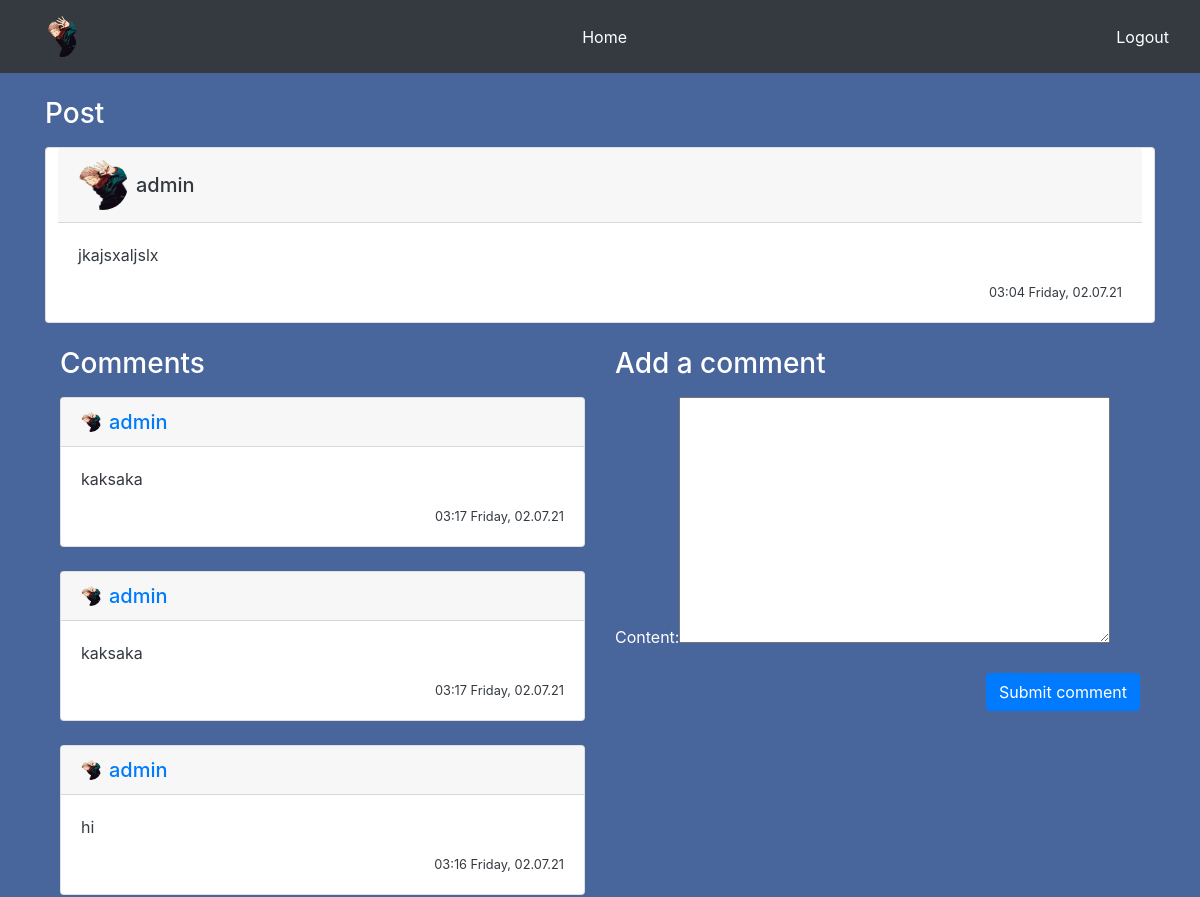
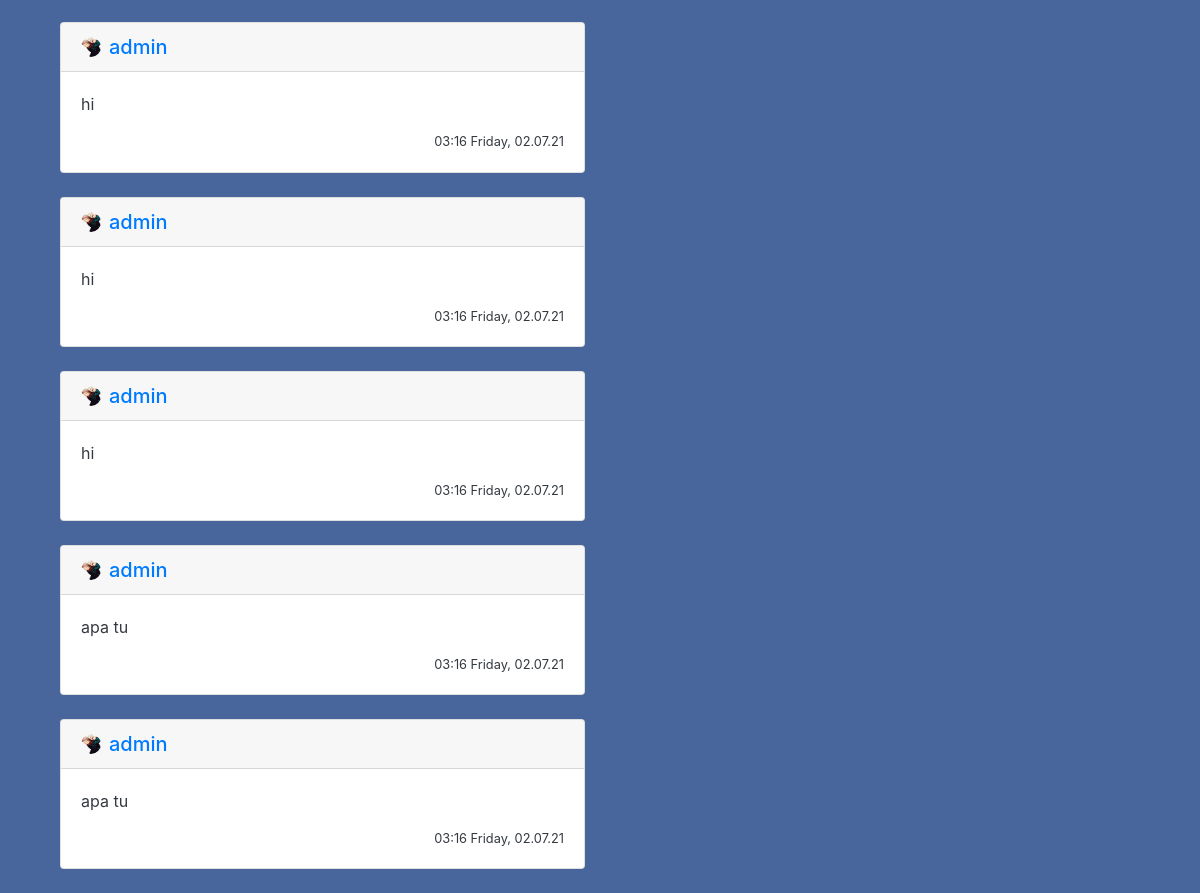
Page /post/2/ (signed in) on the committed database (2 pictures, top to bottom).
### accounts/models.py (models this page shows, shortened)
class profile(models.Model):
    user = models.OneToOneField(User, on_delete=models.CASCADE)
    image = models.ImageField(default='default.jpeg', upload_to = 'profile_pics')
    bio = models.TextField(default='')

### feed/models.py (models this page shows, shortened)
class Post(models.Model):
    content = models.TextField(max_length=1000)
    date_posted = models.DateTimeField(default=timezone.now)
    author = models.ForeignKey(User, on_delete=models.CASCADE)
    likes= models.IntegerField(default=0)
    dislikes= models.IntegerField(default=0)

class Comment(models.Model):
    content = models.TextField(max_length=150)
    date_posted = models.DateTimeField(default=timezone.now)
    author = models.ForeignKey(User, on_delete=models.CASCADE)
    post_connected = models.ForeignKey(Post, on_delete=models.CASCADE)

### feed/views.py (the view)
# urls.py: path('post/<int:pk>/', PostDetailView.as_view(), name='post-detail'),
class PostDetailView(DetailView):
    model = Post
    template_name = 'feed/post_detail.html'
    context_object_name = 'post'
    def get_context_data(self, **kwargs):
        data = super().get_context_data(**kwargs)
        comments_connected = Comment.objects.filter(post_connected=self.get_object()).order_by('-date_posted')
        data['comments'] = comments_connected
        data['form'] = NewCommentForm(instance=self.request.user)
        return data
    def post(self, request, *args, **kwargs):
        new_comment = Comment(content=request.POST.get('content'),
                              author=self.request.user,
                              post_connected=self.get_object())
        new_comment.save()
        return self.get(self, request, *args, **kwargs)

### feed/forms.py
class NewCommentForm(forms.ModelForm):
    class Meta:
        model = Comment
        fields = ['content']

### feed/templates/feed/post_detail.html (shortened to what this page needs)
{% extends "feed/base.html" %}
{% block content %}
<div class="container" style="height:fit-content;">
    <h3 class="text-white mb-3 pt-4">
        Post
    </h3>
    <div class="container">
        <div class="row">
            <div class="card">
                <h5 class="card-header">
                    <div style="padding-left: 0px !important;" class="col-8 no-padding d-flex align-items-center">
                        <img class="rounded-circle mr-2" style="width: 50px; height: 50px;"
                            src="{{ post.author.profile.image.url }}">
                        <a class="mr-2 text-dark" href="{% url 'user-posts' post.author %}">
                            {{ post.author }}
                        </a>
                    </div>
                </h5>
                <div class="card-body">
                    <p class="text-dark">
                        {{ post.content }}
                    </p>
                    <small class="white-important d-flex full-width flex-row-reverse text-dark">
                        {{ post.date_posted | date:"H:i l, d.m.y" }}
                    </small>
                </div>
            </div>
        </div>
        <div class="row pt-4">
            <div class="col-md-6">
                <h3 class="text-white mb-3">
                    Comments
                </h3>
                {% for comment in comments %}
                <div class="card">
                    <h5 class="card-header">
                        <div style="padding-left: 0px !important;" class="col-8 no-padding d-flex align-items-center">
                            <img class="rounded-circle mr-2" style="width: 20px; height: 20px;"
                                src="{{ comment.author.profile.image.url }}">
                            <a class="mr-2 white-important" href="{% url 'user-posts' comment.author.username %}">
                                {{ comment.author }}
                            </a>
                        </div>
                    </h5>
                    <div class="card-body">
                        <a style="color: rgba(255, 255, 255, 0.5) !important;">
                            <p class="text-dark">
                                {{ comment.content }}
                            </p>
                            <small class="text-dark d-flex full-width flex-row-reverse">
                                {{ comment.date_posted | date:"H:i l, d.m.y" }}
                            </small>
                        </a>
                    </div>
                </div>
                <br>
                {% endfor %}
            </div>
            <div class="col-md-6">
                {% if user is not None %}
                <h3 class="text-white mb-3">
                    Add a comment
                </h3>
                <form method="POST">
                    <fieldset class="form-group text-white">
                        {{ form }}
                    </fieldset>
                    <div class="form-group d-flex justify-content-end">
                        <button class="btn btn-primary" type="submit">Submit comment</button>
                    </div>
                </form>
                {% endif %}
            </div>
        </div>
    </div>
</div>
{% endblock content %}

### feed/templates/feed/base.html (shortened to what this page needs)
<!DOCTYPE html>
{% load static %}
<html>
<head>
    <link rel="stylesheet" type="text/css" href="{% static 'feed/style.css' %}?{% now 'U' %}" />
    <link href="https://cdn.jsdelivr.net/npm/bootstrap@5.0.2/dist/css/bootstrap.min.css" rel="stylesheet"
>
    <link rel="stylesheet" href="https://maxcdn.bootstrapcdn.com/bootstrap/4.0.0/css/bootstrap.min.css"
>
</head>
<body>
    <nav class="navbar navbar-expand-md navbar-dark bg-dark">
        <div class="container-fluid">
            <a class="nav-link" href="{% url 'profile' %}">
                <img class="rounded-circle account-img img-fluid" src="{{ user.profile.image.url}}" width="30"
                    height="30">
            </a>
            <a class="text-white" aria-current="page" href="{% url 'home' %}">Home</a>
            <a class="text-white" href="{% url 'logout' %}">Logout</a>
        </div>
    </nav>
    <div class="content">
        {%block content%}{%endblock content%}
    </div>
</body>
</html>

### feed/static/feed/style.css (style rules this page uses)
body { background-color: cornflowerblue; }
div.content { background-color: rgb(73, 102, 156); }

### rows in the picture
Post: author.profile.image (picture), author "admin", content "jkajsxaljslx", date_posted "03:04 Friday, 02.07.21"
Comment: author.profile.image (picture), author "admin", content "kaksaka", date_posted "03:17 Friday, 02.07.21"
Comment: author.profile.image (picture), author "admin", content "kaksaka", date_posted "03:17 Friday, 02.07.21"
Comment: author.profile.image (picture), author "admin", content "hi", date_posted "03:16 Friday, 02.07.21"
Comment: author.profile.image (picture), author "admin", content "hi", date_posted "03:16 Friday, 02.07.21"
Comment: author.profile.image (picture), author "admin", content "hi", date_posted "03:16 Friday, 02.07.21"
Comment: author.profile.image (picture), author "admin", content "hi", date_posted "03:16 Friday, 02.07.21"
Comment: author.profile.image (picture), author "admin", content "apa tu", date_posted "03:16 Friday, 02.07.21"
Comment: author.profile.image (picture), author "admin", content "apa tu", date_posted "03:16 Friday, 02.07.21"
